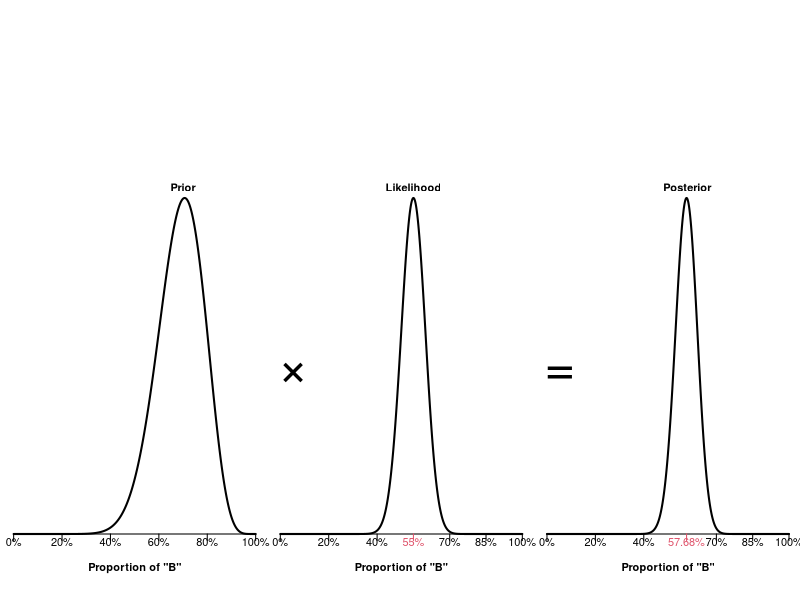

Recreate this plot in R. (Note: this script raises an error after producing the figure.)
     prior = function(x) dbeta(x, 15.56689246, 7.051444) 
likelihood = function(x) dbinom(55, 100, x)
 posterior = function(x) prior(x)*likelihood(x)
      mode = optimize(posterior, interval = c(0, 1), maximum = TRUE, tol = 1e-12)[[1]]

 par(mfcol = c(1, 3), mgp = c(2, .1, 0), mar = c(5, .3, 15, .1), xpd = NA, yaxt = "n", bty = "n", yaxs = "i", lwd = 2, las = 1, font.lab = 2, font = 2)
 
 Prior = curve(prior, n = 1e4, xlab = "Proportion of \"B\"", ylab = NA, xaxt = "n")$y
 mtext("\u00D7", 4, line = 1, cex = 3, font = 1)
 text(.7, max(Prior), "Prior", pos = 3)
 axis(1, at = axTicks(1), lab = paste0(axTicks(1)*1e2, "%"))
 
 
 Likelihood = curve(likelihood, n = 1e4, xlab = "Proportion of \"B\"", ylab = NA, xaxt = "n")$y
 mtext("=", 4, line = 1, cex = 3, font = 1)
 text(.55, max(Likelihood), "Likelihood", pos = 3)
 axis(1, at = c(0, .2, .4, .7, .85, 1), labels = paste0(c(0, .2, .4, .7, .85, 1)*1e2, "%"))
 axis(1, at = .55, labels = paste0(55, "%"), col = 2, col.axis = 2)
 
 
 Posterior = curve(posterior, n = 1e4, xlab = "Proportion of \"B\"", ylab = NA, xaxt = "n")$y
 text(.58, max(Posterior), "Posterior", pos = 3)
 axis(1, at = c(0, .2, .4, .7, .85, 1), labels = paste0(c(0, .2, .4, .7, .85, 1)*1e2, "%"))
 axis(1, at = mode, labels = paste0(round(mode, 4)*1e2, "%"), col = 2, col.axis = 2 )
 segments(CI[1], 0, CI[2], 0, lend = 1, lwd = 3, col = "magenta", xpd = NA)
 points(mode, 0, pch = 19, cex = 1.5, col = "magenta", xpd = NA)
